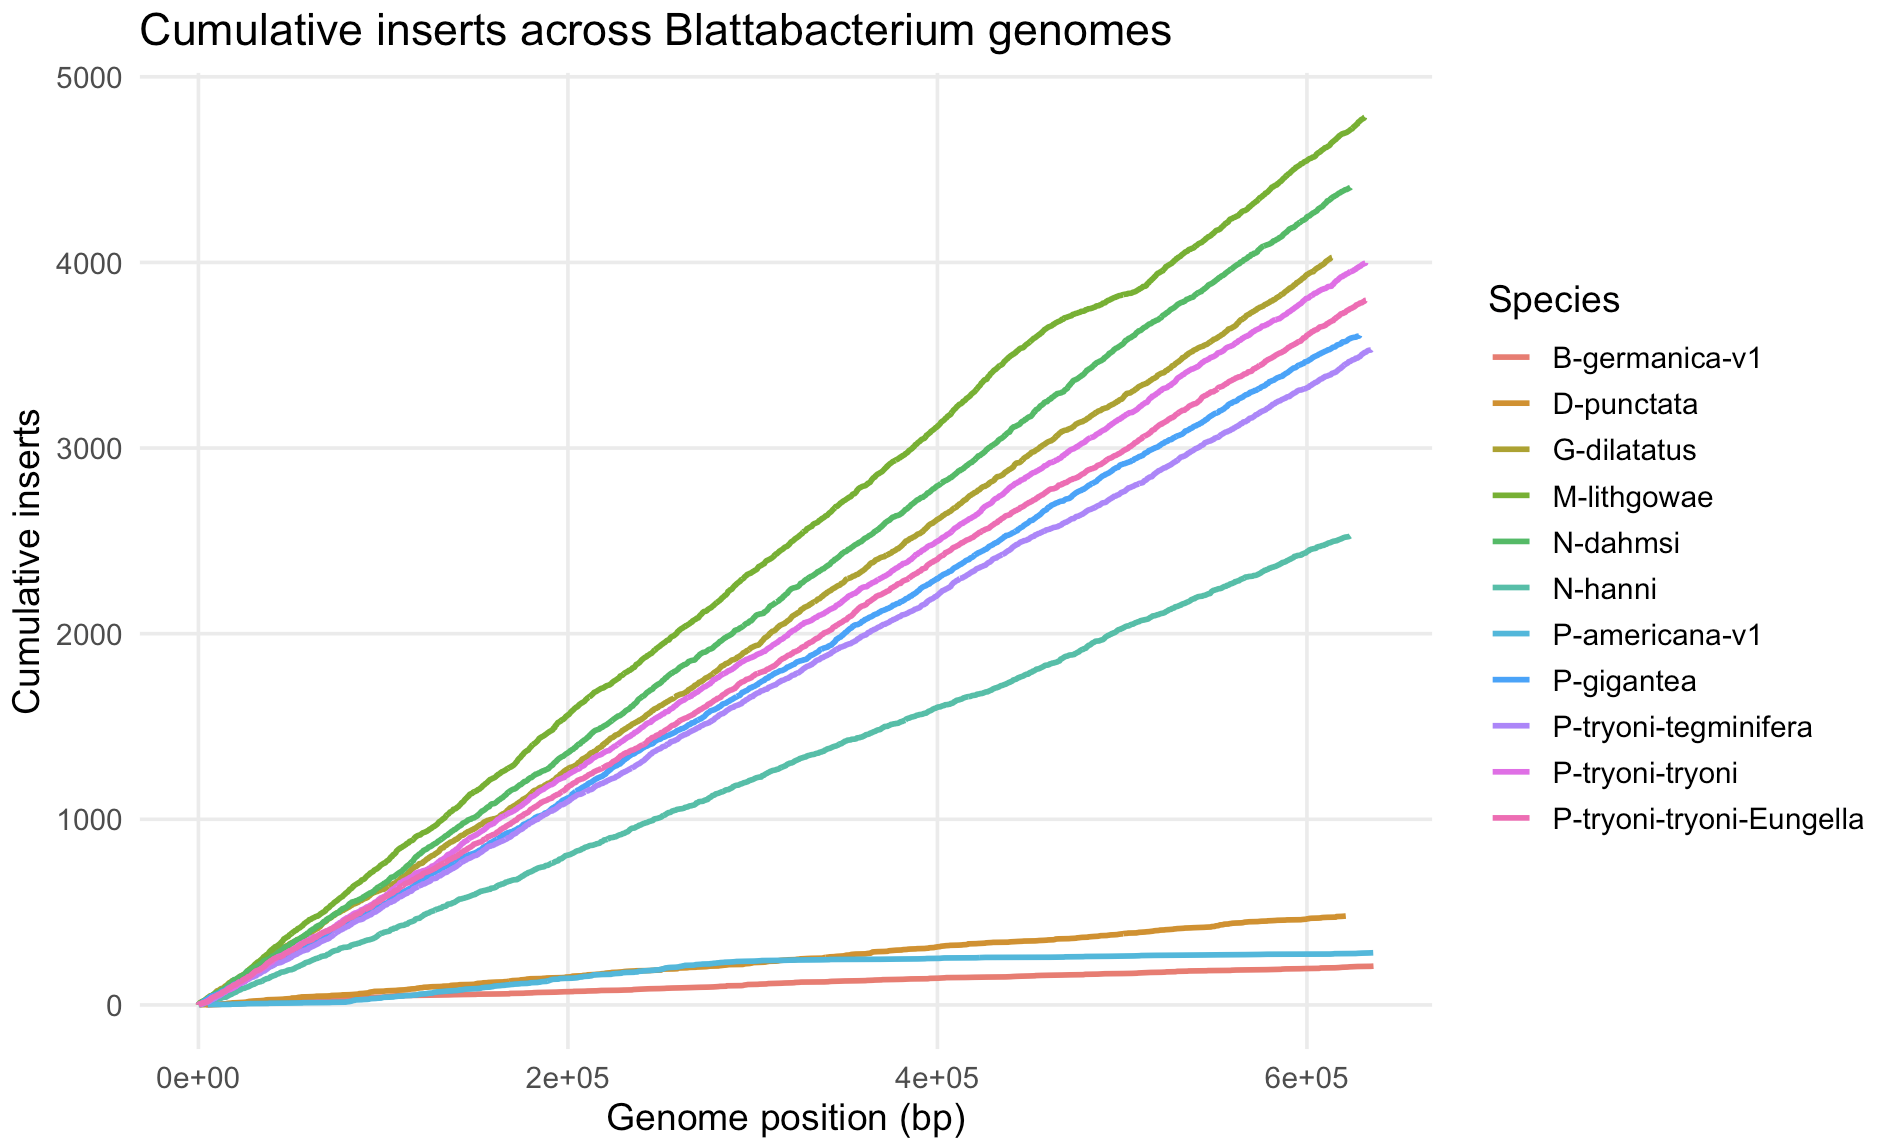

This figure's R source:
# Plot accumulation of insert start positions along Blattabacterium genomes
# Input format: contig | position | count | read_names

library(tidyverse)

# -----------------------------
# 1. Load input files
# -----------------------------
files <- list.files(
  path = "/Users/kyleewart/Downloads/HGT_working/version2/out2",  # adjust as needed
  pattern = "_start_counts\\.bed$",
  full.names = TRUE
)

# Read and label files
df_list <- lapply(files, read_tsv, col_names = FALSE)
names(df_list) <- gsub(".*/|_start_counts\\.bed$", "", files)

# -----------------------------
# 2. Standardize column names
# -----------------------------
df <- lapply(df_list, function(l) {
  colnames(l) <- c("contig", "position", "count", "reads")
  l
}) %>%
  bind_rows(.id = "species")

# -----------------------------
# 3. Compute cumulative counts
# -----------------------------
df_mod <- df %>%
  group_by(species, contig) %>%
  arrange(position) %>%
  mutate(cumcount = cumsum(count)) %>%
  ungroup()

# -----------------------------
# 4. Cumulative genome inserts v1 (plot per genome)
# -----------------------------

## First, remove genomes that already have representation (use the genome per species with the highest number of inserts)
# Removing: Blattella-germanica-v2, Periplaneta-americana-v2, Periplaneta-americana-v3, Periplaneta-americana-v4
df_mod2 <- df_mod %>%
  filter(!species %in% c(
    "B-germanica-v2",
    "P-americana-v2",
    "P-americana-v3",
    "P-americana-v4"
  ))

ggplot(df_mod2) +
  geom_ribbon(
    aes(x = position, ymin = 0, ymax = cumcount),
    alpha = 0.3, fill = "dodgerblue", color = "black"
  ) +
  labs(
    x = "Genome position (bp)",
    y = "Cumulative inserts",
    title = "Cumulative insert start positions"
  ) +
  facet_wrap(~species, scales = "free_x") +
  theme_minimal(base_size = 14)

ggsave(
  filename = "/Users/kyleewart/Downloads/HGT_working/version2/insert_cumulative_plot_v1.png",
  width = 10, height = 8, bg = "white"
)

# -----------------------------
# 5. Combined cumulative plot v2 (1 plot for all genomes)
# -----------------------------
ggplot(df_mod2, aes(x = position, y = cumcount, color = species)) +
  geom_line(size = 1) +
  labs(
    x = "Genome position (bp)",
    y = "Cumulative inserts",
    color = "Species",
    title = "Cumulative inserts across Blattabacterium genomes"
  ) +
  theme_minimal(base_size = 14) +
  theme(panel.grid.minor = element_blank())

ggsave(
  filename = "/Users/kyleewart/Downloads/HGT_working/version2/insert_cumulative_plot_v2.png",
  width = 10, height = 8, bg = "white"
)

# -----------------------------
# 6. Non-cumulative plot
# -----------------------------
ggplot(df_mod2) +
  geom_ribbon(
    aes(x = position, ymin = 0, ymax = count),
    alpha = 0.3, fill = "dodgerblue", color = alpha("dodgerblue", 0.3)
  ) +
  labs(
    x = "Genome position (bp)",
    y = "Number of reads starting at position",
    title = "Insert start density along genome"
  ) +
  facet_wrap(~species, scales = "free_x") +
  theme_minimal(base_size = 14)

ggsave(
  filename = "/Users/kyleewart/Downloads/HGT_working/version2/insert_plot_v1.png",
  width = 10, height = 8, bg = "white"
)
